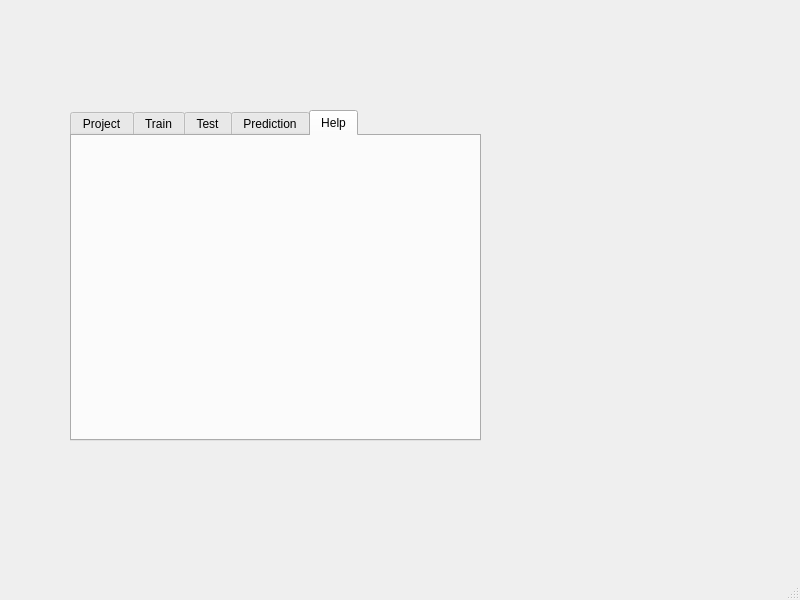
<?xml version="1.0" encoding="UTF-8"?>
<ui version="4.0">
 <class>MainWindow</class>
 <widget class="QMainWindow" name="MainWindow">
  <property name="geometry">
   <rect>
    <x>0</x>
    <y>0</y>
    <width>800</width>
    <height>600</height>
   </rect>
  </property>
  <property name="windowTitle">
   <string>MainWindow</string>
  </property>
  <widget class="QWidget" name="centralwidget">
   <widget class="QTabWidget" name="tabWidget">
    <property name="geometry">
     <rect>
      <x>70</x>
      <y>110</y>
      <width>411</width>
      <height>331</height>
     </rect>
    </property>
    <property name="currentIndex">
     <number>4</number>
    </property>
    <widget class="QWidget" name="tab">
     <attribute name="title">
      <string>Project</string>
     </attribute>
    </widget>
    <widget class="QWidget" name="tab_2">
     <attribute name="title">
      <string>Train</string>
     </attribute>
    </widget>
    <widget class="QWidget" name="tab_3">
     <attribute name="title">
      <string>Test</string>
     </attribute>
    </widget>
    <widget class="QWidget" name="tab_4">
     <attribute name="title">
      <string>Prediction</string>
     </attribute>
    </widget>
    <widget class="QWidget" name="tab_5">
     <attribute name="title">
      <string>Help</string>
     </attribute>
    </widget>
   </widget>
  </widget>
  <widget class="QMenuBar" name="menubar">
   <property name="geometry">
    <rect>
     <x>0</x>
     <y>0</y>
     <width>800</width>
     <height>26</height>
    </rect>
   </property>
  </widget>
  <widget class="QStatusBar" name="statusbar"/>
 </widget>
 <resources/>
 <connections/>
</ui>
